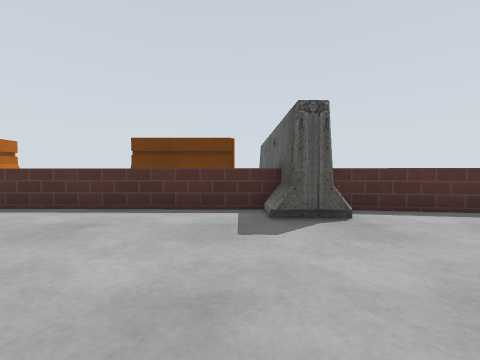
[1] (above)

16 first-person views from a walk through a Gazebo world. The camera is 0.46 m above the floor, tilts 2° down and sees 90° across. The floor is counted in squares, 0.5 m on a side. Each view is taken from the middle of a square. On the plan, view 1 faces up. The plan holds only what a view shows up to about 10 squares ahead; the rest is blank. The place goes on beyond the plan. Simple patterns stand in for the simulator's built-in surfaces. Some stock models are drawn as simple stand-ins.

[2]
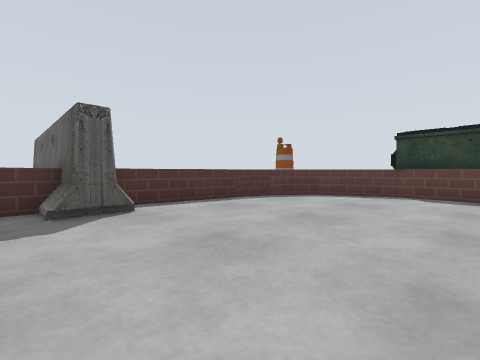

[3]
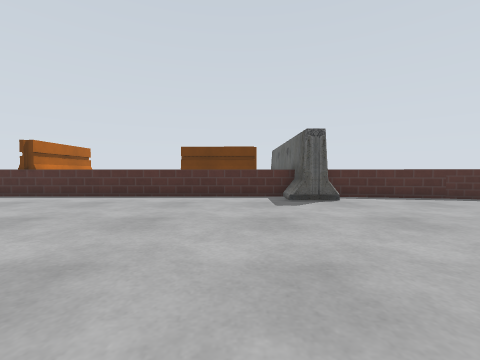

[4]
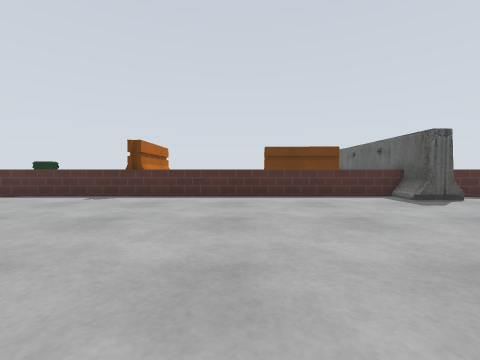

[5]
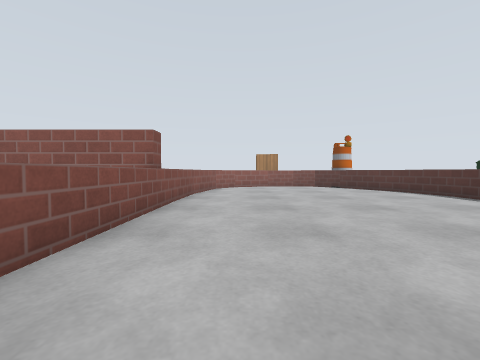

[6]
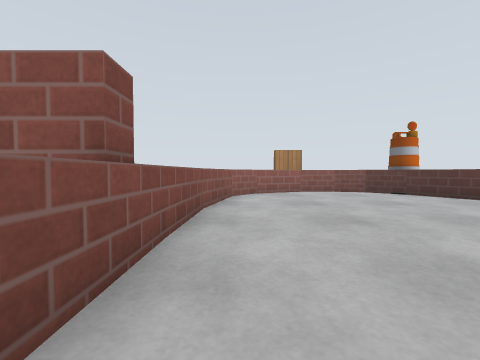

[7]
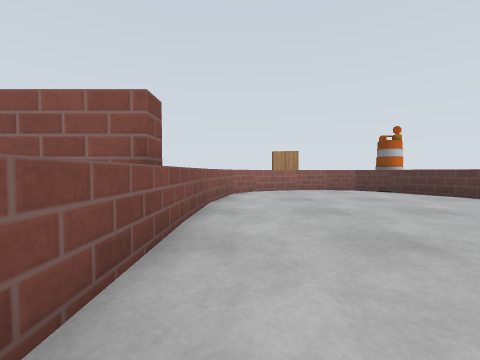

[8]
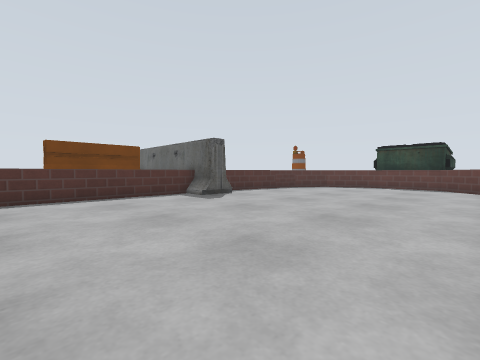

[9]
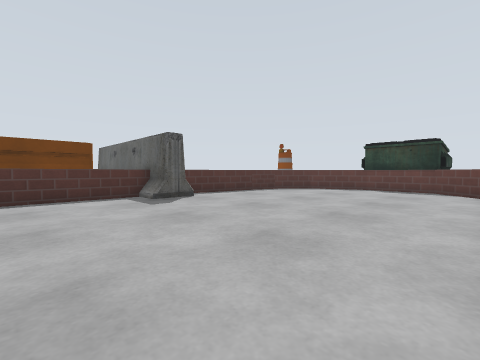

[10]
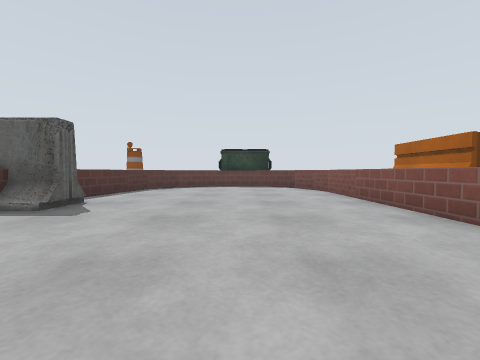

[11]
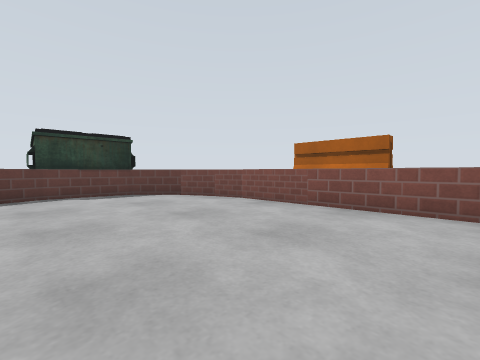

[12]
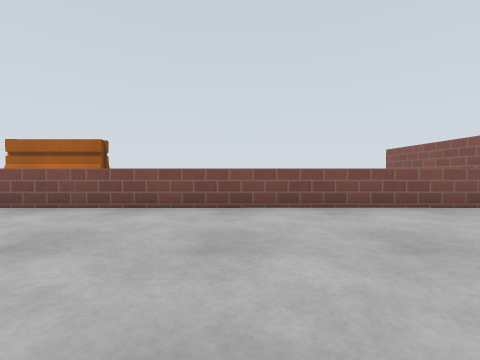

[13]
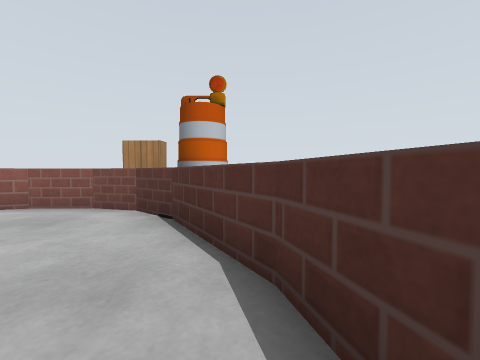

[14]
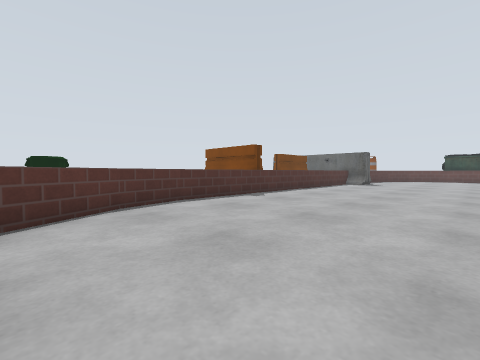

[15]
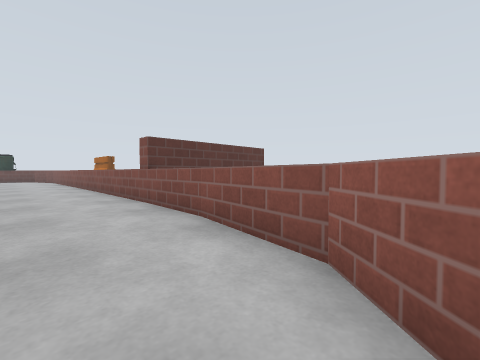

[16]
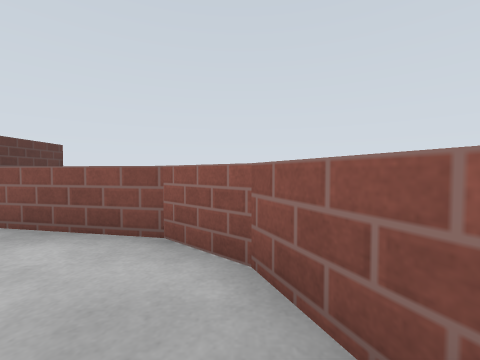

### Floor plan
Points are (right, up) in squares from view 1. A wall is a line through its corners. A room is listed if a view was taken in it or the views show most of it. See-through windows are left out.
Room 1 (views 1, 2, 3, 4, 5, 6, 7, 8, 9, 10, 11, 12, 13, 14, 15, 16)
walls: (2.3, 5.8) (-13, 6); (-12.8, 5.8) (-15, 5.3); (6.1, 5.2) (2.1, 5.8); (5.9, -4) (7.1, -3.7); (-14, -4) (6, -4.2); (-14.8, 5.3) (-17.6, 3.7) (-18.6, 2.6) (-19, 1.3) (-18.9, -0.3) (-18.1, -2.3) (-16.9, -3.3) (-13.9, -3.9); (7, -3.7) (8.4, -3.1) (9.8, -1.7) (10, 1) (9, 3.6) (7.5, 4.8) (6, 5.2)
objects: barrier (1, 5) to (2, 5)

Positions as (right, up) in squares from view 1, and headings:
1: (0, 0), facing up
2: (0, -1), facing up-right
3: (-1, -3), facing up
4: (-5, -3), facing up
5: (-4, -2), facing left
6: (-8, -3), facing left
7: (-7, -3), facing left
8: (-5, -3), facing up-right
9: (-3, -3), facing up-right
10: (-5, 0), facing right
11: (0, 2), facing down-right
12: (-3, 2), facing down
13: (-13, 5), facing left
14: (-17, -1), facing up-right
15: (-18, -1), facing down-right
16: (-18, 0), facing down
